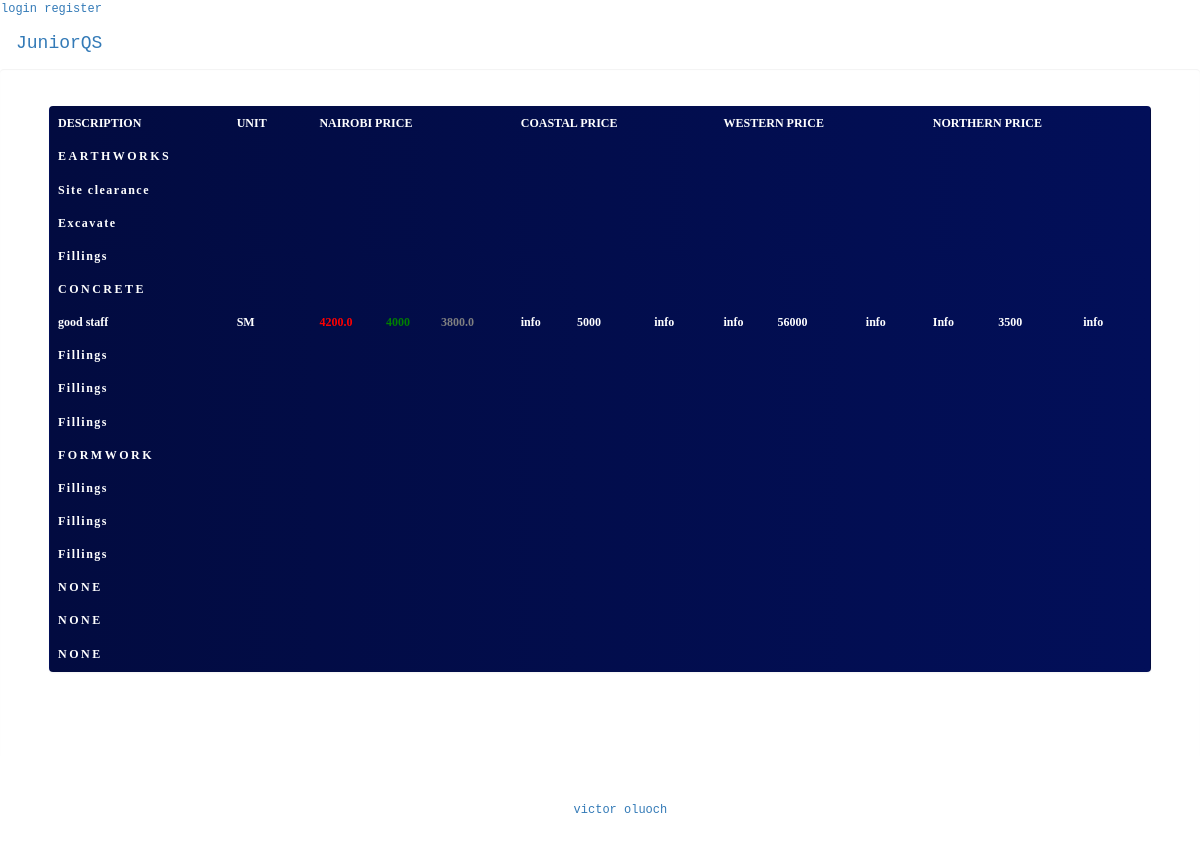
Page /home on the earlier database version.
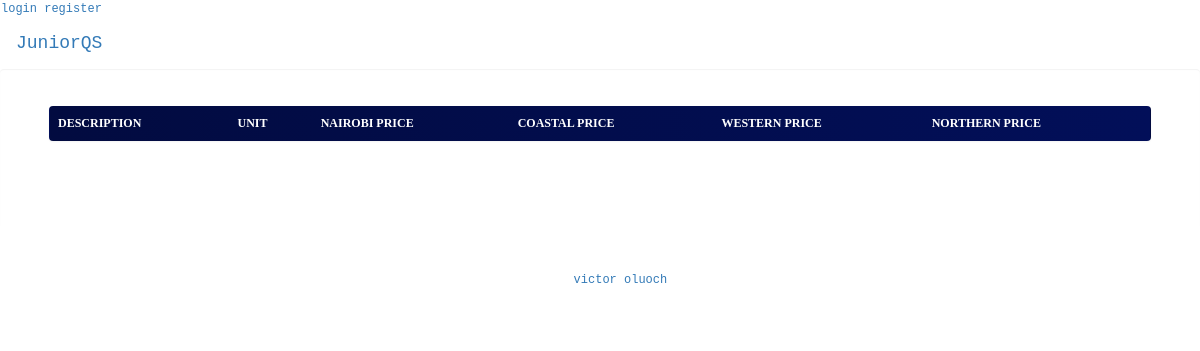
Same page on the later database version.
### app/models.py (models this page shows, shortened)
class Category(db.Model):
    id = db.Column(db.Integer, primary_key=True)
    subcategory_id = db.relationship('Subcategory', backref='subcategory', lazy='dynamic')
    description_id = db.relationship('Description', backref='desc', lazy='dynamic')
    name = db.Column(db.String(250))

class Subcategory(db.Model):
    id = db.Column(db.Integer, primary_key=True)
    description_id = db.relationship('Description', backref='description', lazy='dynamic')
    category = db.Column(db.Integer, db.ForeignKey('category.id'))
    name = db.Column(db.String(250))

class Description(db.Model):
    id = db.Column(db.Integer, primary_key=True)
    unit = db.Column(db.String(250), nullable=False)
    subcategory_id = db.Column(db.Integer, db.ForeignKey('subcategory.id'), nullable=False)
    category_id = db.Column(db.Integer, db.ForeignKey('category.id'), nullable=False)
    nairobi_region = db.Column(db.Integer)
    coastal_region = db.Column(db.Integer)
    western_region = db.Column(db.Integer)
    nothern_region = db.Column(db.Integer)
    name = db.Column(db.String(250), nullable=False)

### app/routes.py (the view)
@app.route('/', methods=['GET'])
@app.route('/home', methods=['GET'])
def home():
    cat = Category.query.all()
    desc = Description.query.all()
    subcategory = Subcategory.query.all()
    return render_template('dashboard.html', cat=cat, desc=desc, subcategory=subcategory)

### app/templates/dashboard.html (shortened to what this page needs)
<!DOCTYPE html>
<html>
    <head>
    <link rel="stylesheet" href="./static/styles/bootstrap.min.css">
    <link rel="stylesheet" href="./static/styles/bootstrap-theme.min.css">
    <link rel="stylesheet" href="./static/styles/font-awesome.min.css">
    <link rel="stylesheet" href="./static/css/font-awesome-animation.min.css">
    <link rel="stylesheet" href="https://stackpath.bootstrapcdn.com/font-awesome/4.7.0/css/font-awesome.min.css"><script src="https://kit.fontawesome.com/e6bee6f630.js"></script>
    <link rel="stylesheet" href="./static/css/main.css">
    <body>
        <nav class="navbar">
            {% if current_user.is_authenticated%}
            {% if current_user.is_admin == True%}
            <a href="{{url_for('home')}}">Dashboard</a>
            {% endif%}
        <a href="{{url_for('logout')}}">logout</a>
        {% else %}
        <a href="{{url_for('login')}}">login</a>
        <a href="{{url_for('register')}}">register</a>
        {% endif %}
            <div class="container-fluid">
                <div class="navbar-header">
                    <a class="navbar-brand" style="margin-top:2">
                        JuniorQS
                    </a>
                </div>
                </div>
        </nav>
<div class="pannel-main">
    <div class="row">
        <div class="col-sm-12">
            <div class="row">
                <div class="col-sm-12">
                </div>
            </div>
        </div>
    </div>
    <div class="row">
        <div class="col-sm-12">
            <div class="col-sm-12" id="itemsListDiv">
                <div class="row">
                    <div class="col-sm-12" id="itemsListTable">
<div class="col-sm-6">
   <br></div>
<div class="col-xs-12">
    <div class="panel" style="background-image: linear-gradient(to right, #020B40, #020F59); color: white;">
                <div class="table table-responsive">
            <table class="table" style="background-image: linear-gradient(to right, #020B40, #020F59); opacity: 1; color: white; font-family: Georgia, 'Times New Roman', Times, serif; font-weight: bolder;">
                <thead>
                    <tr style="background-color: transparent;">
                        <th>DESCRIPTION</th>
                        <th>UNIT</th>
                        <th>NAIROBI PRICE</th>
                        <th>COASTAL PRICE</th>
                        <th>WESTERN PRICE</th>
                        <th>NORTHERN PRICE</th>
                    </tr>
                </thead>
                <tbody>
                    <tr>
                        {% for det in cat%}
						<td class="panel-heading" style="font-weight: bolder; text-transform: uppercase; color: white; letter-spacing: .25rem;" colspan="8">{{det.name}}</td>
					</tr>
					{% for sub in subcategory%}
							{%if sub.category == det.id%}
							<tr class="subcategory">
								<td style="font-weight:700; color: white; letter-spacing: .15rem;" colspan="8">{{sub.name}}</td>
							</tr>
						{%endif%}
						{% for details in desc%}
							<tr class="desc">
								{%if details.subcategory_id == sub.id and details.category_id == det.id %}
                                    <td>{{details.name}}</td>
									<td>{{details.unit}}</td>
									<td>
                                        <table>
                                            <tr>
                                                <td style="color: red;" class="large_font">{{details.nairobi_region * 1.05}}</td>
                                                <td style="color: green;" class="large_font">&nbsp;{{details.nairobi_region}}&nbsp;</td>
                                                <td style="color: gray;" class="large_font">{{details.nairobi_region * 0.95}}</td>
                                            </tr>
                                        </table>
                                    </td>
									<td>
                                        <table>
                                            <tr>
                                                <td class="large_font">info</td>
                                                <td class="large_font">&nbsp;{{details.coastal_region}}&nbsp;</td>
                                                <td class="large_font">info</td>
                                            </tr>
                                        </table>
                                    </td>
									<td>
                                        <table>
                                            <tr>
                                                <td class="large_font">info</td>
                                                <td class="large_font">&nbsp;{{details.western_region}}&nbsp;</td>
                                                <td class="large_font">info</td>
                                            </tr>
                                        </table>
                                    </td>
                                    <td>
                                        <table>
                                            <tr>
                                                <td class="large_font">Info</td>
                                                <td class="large_font">&nbsp;{{details.nothern_region}}&nbsp;</td>
                                                <td class="large_font">info</td>
                                            </tr>
                                        </table>
                                    </td>
								{% endif %}
							</tr>
						{%endfor%}
					{%endfor%}
				{% endfor%}
                    </tr>
               </tbody>
            </table>
        </div>
            </div>
</div>
<div class="col-sm-12 text-center">
</div>
</div>
                </div>
            </div>
        </div>
    </div>
</div>
        <footer class="container-fluid text-center hidden-print">
            <p>
                <i class="fa fa-copyright"></i>
                Copyright <a href="http://www.vicjuma945.com/">victor oluoch</a> (2020)
            </p>
        </footer>

### app/static/css/main.css (style rules this page uses)
.navbar { margin-bottom: 0; border-radius: 0; }
td, th, table { border: none !important; }
table { width: 100% !important; }
footer { background-color: transparent; color: white; padding: 25px; }
.pannel-main { min-height: 20px; padding: 19px; margin-bottom: 20px; border: none; border-radius: 4px; -webkit-box-shadow: inset 0 1px 1px rgba(0, 0, 0, .05); box-shadow: inset 0 1px 1px rgba(0, 0, 0, .05); }
body { background-color: #f5f5f5; background: url(./../images/background.jpg); font-size: 12px; font-family:monospace }

Differences in the rows shown:
removed Category: name "EARTHWORKS"
removed Subcategory: name "Site clearance", shown under "EARTHWORKS"
removed Subcategory: name "Excavate"
removed Subcategory: name "Fillings", shown under "EARTHWORKS"
removed Category: name "CONCRETE"
removed Description: name "good staff", unit "SM", details.nairobi_region*1.05 "4200.0", nairobi_region "4000", details.nairobi_region*0.95 "3800.0", coastal_region "5000", western_region "56000", nothern_region "3500"
removed Subcategory: name "Fillings", shown under "CONCRETE"
removed Subcategory: name "Fillings", shown under "CONCRETE"
removed Subcategory: name "Fillings", shown under "CONCRETE"
removed Category: name "FORMWORK"
removed Subcategory: name "Fillings", shown under "FORMWORK"
removed Subcategory: name "Fillings", shown under "FORMWORK"
removed Subcategory: name "Fillings", shown under "FORMWORK"
removed Category: name "NONE"
removed Category: name "NONE"
removed Category: name "NONE"
